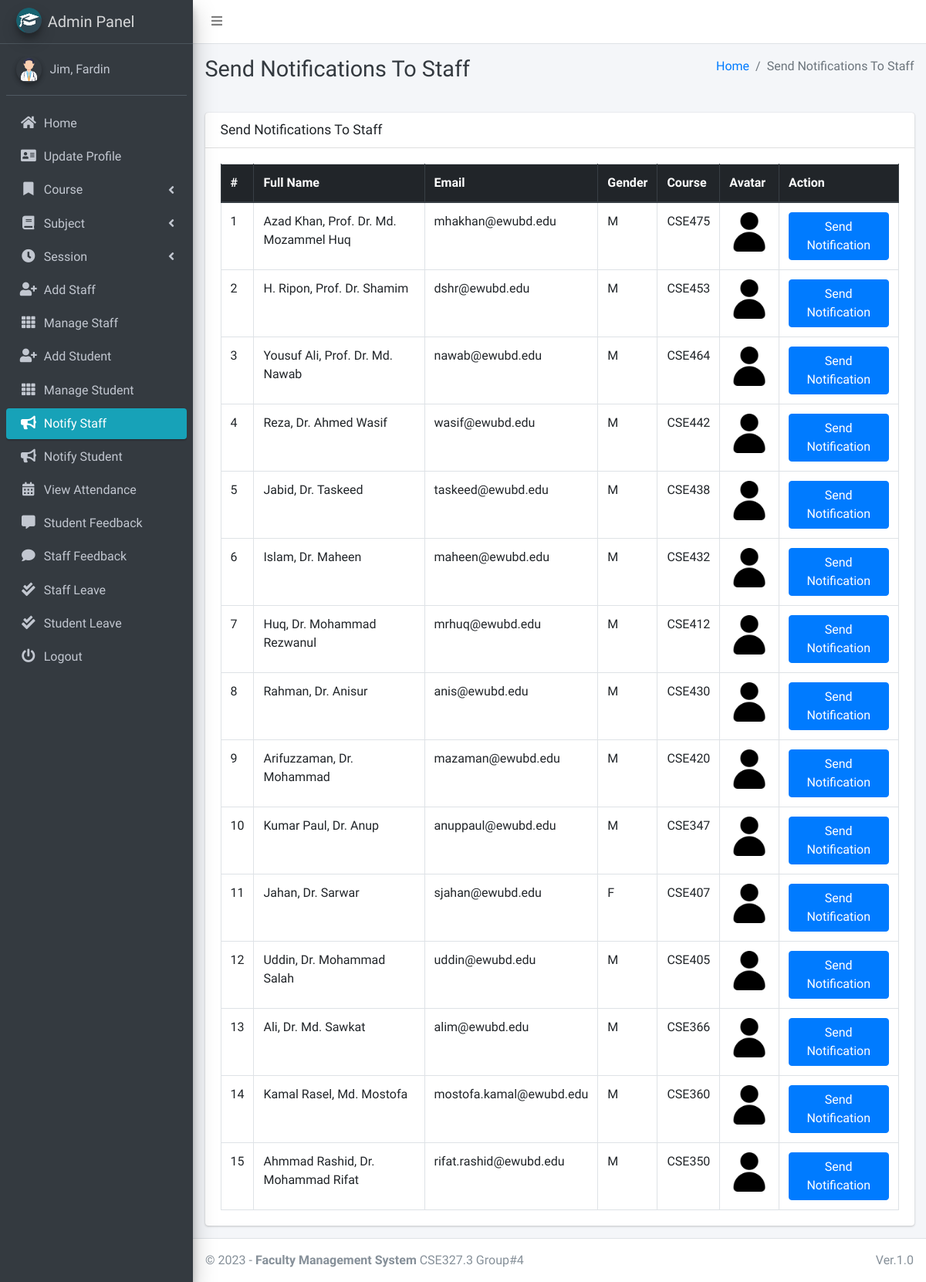
The page /admin_notify_staff (signed in) on the database its author committed.
### main_app/models.py (models this page shows, shortened)
class CustomUser(AbstractUser):
    USER_TYPE = ((1, "HOD"), (2, "Staff"), (3, "Student"))
    GENDER = [("M", "Male"), ("F", "Female")]
    username = None  # Removed username, using email instead
    email = models.EmailField(unique=True)
    user_type = models.CharField(default=1, choices=USER_TYPE, max_length=1)
    gender = models.CharField(max_length=1, choices=GENDER)
    profile_pic = models.ImageField()
    address = models.TextField()
    fcm_token = models.TextField(default="")  # For firebase notifications
    created_at = models.DateTimeField(auto_now_add=True)
    updated_at = models.DateTimeField(auto_now=True)
    USERNAME_FIELD = "email"
    REQUIRED_FIELDS = []
    objects = CustomUserManager()
    def __str__(self):
        return self.last_name + ", " + self.first_name

class Staff(models.Model):
    course = models.ForeignKey(Course, on_delete=models.DO_NOTHING, null=True, blank=False)
    admin = models.OneToOneField(CustomUser, on_delete=models.CASCADE)

class Course(models.Model):
    name = models.CharField(max_length=120)
    created_at = models.DateTimeField(auto_now_add=True)
    updated_at = models.DateTimeField(auto_now=True)

### main_app/hod_views.py (the view)
# urls.py: path("admin_notify_staff", hod_views.admin_notify_staff,
def admin_notify_staff(request):
    staff = CustomUser.objects.filter(user_type=2)
    context = {
        'page_title': "Send Notifications To Staff",
        'allStaff': staff
    }
    return render(request, "hod_template/staff_notification.html", context)

### main_app/templates/hod_template/staff_notification.html (shortened to what this page needs)
{% extends 'main_app/base.html' %}
{% load static %}
{% block page_title %}{{page_title}}{% endblock page_title %}
{% block content %}
<section class="content">
    <div class="container-fluid">
        <div class="row">
            <div class="col-md-12">
                <div class="card">
                    <div class="card-header">
                        <h3 class="card-title">{{page_title}}</h3>
                    </div>
                    <div class="card-body">
                        <table id="example2" class="table table-bordered table-hover">
                            <thead class="thead-dark">
                                <tr>
                                    <th>#</th>
                                    <th>Full Name</th>
                                    <th>Email</th>
                                    <th>Gender</th>
                                    <th>Course</th>
                                    <th>Avatar</th>
                                    <th>Action</th>
                                </tr>
                            </thead>
                            <tbody>
                                {% for staff in allStaff %}
                                <tr>
                                    <td>{{ forloop.counter }}</td>
                                    <td>{{staff.last_name}}, {{staff.first_name}}</td>
                                    <td>{{staff.email}}</td>
                                    <td>{{staff.gender}}</td>
                                    <td>{{staff.staff.course.name}}</td>
                                    <td>
                                        {% if staff.profile_pic == ""  %}
                                        No Image
                                        {% else %}
                                        <img class="img img-fluid mb-2" height="56" width="56"
                                            src="{{staff.profile_pic}}" alt="">
                                        {% endif %}
                                    </td>
                                    <td><button data-toggle = "modal" data-target = "#myModal"class="btn btn-primary show_notification" value="{{staff.id}}">Send Notification</button>
                                    </td>
                                </tr>
                                {% endfor %}
                            </tbody>
                        </table>
                    </div>
                </div>
            </div>
        </div>
    </div>
</section>
{% endblock content %}

### main_app/templates/main_app/sidebar_template.html (shortened to what this page needs)
{% load static %}
<aside class="main-sidebar sidebar-dark-info elevation-4">
    {% if request.user.user_type == '1' %}
    <a href="{% url 'admin_home' %}" class="brand-link">
        <img src="{% static 'dist/img/cmsl.png' %} " alt="AdminLTE Logo"
            class="brand-image img-circle elevation-3" >
        <span class="brand-text font-weight-light">Admin Panel</span>
    </a>
    <div class="sidebar">
        <div class="user-panel mt-3 pb-3 mb-3 d-flex">
            <div class="image">
                <img src="{{ request.user.profile_pic}}" class="img-circle elevation-2" alt="User Image">
            </div>
            <div class="info">
                <a href="#" class="d-block">{{user}}</a>
            </div>
        </div>
        <nav class="mt-2">
            <ul class="nav nav-pills nav-sidebar flex-column" data-widget="treeview" role="menu" data-accordion="false">
                <li class="nav-item">
                    {% url 'admin_home' as admin_home %}
                    <a href="{{admin_home}}" class="nav-link {% if admin_home == request.path %} active {% endif %}">
                        <i class="nav-icon fas fa-home"></i>
                        <p>
                            Home
                        </p>
                    </a>
                </li>
                <li class="nav-item">
                    {% url 'admin_view_profile' as admin_view_profile %}
                    <a href="{{admin_view_profile}}"
                        class="nav-link {% if admin_view_profile == request.path %} active {% endif %}">
                        <i class="nav-icon fas fa-address-card"></i>
                        <p>
                            Update Profile
                        </p>
                    </a>
                </li>
                <li class="nav-item has-treeview">
                    <a href="#" class="nav-link">
                        <i class="nav-icon fas fa-bookmark"></i>
                        <p>
                            Course
                            <i class="fas fa-angle-left right"></i>
                        </p>
                    </a>
                </li>
                <li class="nav-item has-treeview">
                    <a href="#" class="nav-link">
                        <i class="nav-icon fas fa-book"></i>
                        <p>
                            Subject
                            <i class="fas fa-angle-left right"></i>
                        </p>
                    </a>
                </li>
                <li class="nav-item has-treeview">
                    <a href="#" class="nav-link">
                        <i class="nav-icon fas fa-clock"></i>
                        <p>
                            Session
                            <i class="fas fa-angle-left right"></i>
                        </p>
                    </a>
                </li>
                <li class="nav-item">
                    {% url 'add_staff' as add_staff %}
                    <a href="{{add_staff}}" class="nav-link {% if add_staff == request.path %} active {% endif %}">
                        <i class="nav-icon fas fa-user-plus"></i>
                        <p>
                            Add Staff
                        </p>
                    </a>
                </li>
                <li class="nav-item">
                    {% url 'manage_staff' as manage_staff %}
                    {% url 'edit_staff' staff_id as edit_staff %}
                    <a href="{{manage_staff}}"
                        class="nav-link {% if manage_staff == request.path or request.path == edit_staff %} active {% endif %}">
                        <i class="nav-icon fas fa-th"></i>
                        <p>
                            Manage Staff
                        </p>
                    </a>
                </li>
                <li class="nav-item">
                    {% url 'add_student' as add_student%}
                    <a href="{{add_student}}" class="nav-link  {% if add_student == request.path %} active {% endif %}">
                        <i class="nav-icon fas fa-user-plus"></i>
                        <p>
                            Add Student
                        </p>
                    </a>
                </li>
                <li class="nav-item">
                    {% url 'manage_student' as manage_student %}
                    {% url 'edit_student' student_id as edit_student %}
                    <a href="{{manage_student}}"
                        class="nav-link  {% if edit_student == request.path or manage_student == request.path %} active {% endif %}">
                        <i class="nav-icon fas fa-th"></i>
                        <p>
                            Manage Student
                        </p>
                    </a>
                </li>
                <li class="nav-item">
                    {% url 'admin_notify_staff' as admin_notify_staff %}
                    <a href="{{admin_notify_staff}}"
                        class="nav-link {% if admin_notify_staff == request.path %} active {% endif %}">
                        <i class="nav-icon fas fa-bullhorn"></i>
                        <p>
                            Notify Staff
                        </p>
                    </a>
                </li>
                <li class="nav-item">
                    {% url 'admin_notify_student' as admin_notify_student %}
                    <a href="{{admin_notify_student}}"
                        class="nav-link {% if admin_notify_student == request.path %} active {% endif %}">
                        <i class="nav-icon fas fa-bullhorn"></i>
                        <p>
                            Notify Student
                        </p>
                    </a>
                </li>
                <li class="nav-item">
                    {% url 'admin_view_attendance' as admin_view_attendance %}
                <li class="nav-item">
                    <a href="{{admin_view_attendance}}"
                        class="nav-link  {% if admin_view_attendance == request.path %} active {% endif %}">
                        <i class="nav-icon fas fa-calendar-alt"></i>
                        <p>
                            View Attendance
                        </p>
                    </a>
                </li>
                <li class="nav-item">
                    {% url 'student_feedback_message' as student_feedback_message %}
                    <a href="{{ student_feedback_message }}"
                        class="nav-link  {% if student_feedback_message == request.path %} active {% endif %}">
                        <i class="nav-icon fas fa-comment-alt"></i>
                        <p>
                            Student Feedback
                        </p>
                    </a>
                </li>
                <li class="nav-item">
                    {% url 'staff_feedback_message' as staff_feedback_message %}
                    <a href="{{staff_feedback_message}}"
                        class="nav-link   {% if staff_feedback_message == request.path %} active {% endif %}">
                        <i class="nav-icon fas fa-comment"></i>
                        <p>
                            Staff Feedback
                        </p>
                    </a>
                </li>
                <li class="nav-item">
                    {% url 'view_staff_leave' as view_staff_leave %}
                    <a href="{{view_staff_leave}}"
                        class="nav-link  {% if view_staff_leave == request.path %} active {% endif %}">
                        <i class="nav-icon fas fa-check-double"></i>
                        <p>
                            Staff Leave
                        </p>
                    </a>
                </li>
                <li class="nav-item">
                    {% url 'view_student_leave' as view_student_leave %}
                    <a href="{% url 'view_student_leave' %}"
                        class="nav-link  {% if view_student_leave == request.path %} active {% endif %}">
                        <i class="nav-icon fas fa-check-double"></i>
                        <p>
                            Student Leave
                        </p>
                    </a>
                </li>
                                        {% endif %}
                                        <li class="nav-item">
                                            <a href="{% url 'user_logout' %}"
                                                onclick="return confirm('Your session would be terminated.\n\nProceed?')"
                                                class="nav-link">
                                                <i class="nav-icon fas fa-power-off"></i>
                                                <p>
                                                    Logout
                                                </p>
                                            </a>
                                        </li>
                                    </ul>
                                </nav>
                            </div>
</aside>

### rows shown on the page
CustomUser: user.profile_pic (picture), last_name+first_name "Jim, Fardin"
CustomUser: last_name "Azad Khan", first_name "Prof. Dr. Md. Mozammel Huq", email "mhakhan@ewubd.edu", gender "M", staff.course.name "CSE475", profile_pic (picture)
CustomUser: last_name "H. Ripon", first_name "Prof. Dr. Shamim", email "dshr@ewubd.edu", gender "M", staff.course.name "CSE453", profile_pic (picture)
CustomUser: last_name "Yousuf Ali", first_name "Prof. Dr. Md. Nawab", email "nawab@ewubd.edu", gender "M", staff.course.name "CSE464", profile_pic (picture)
CustomUser: last_name "Reza", first_name "Dr. Ahmed Wasif", email "wasif@ewubd.edu", gender "M", staff.course.name "CSE442", profile_pic (picture)
CustomUser: last_name "Jabid", first_name "Dr. Taskeed", email "taskeed@ewubd.edu", gender "M", staff.course.name "CSE438", profile_pic (picture)
CustomUser: last_name "Islam", first_name "Dr. Maheen", email "maheen@ewubd.edu", gender "M", staff.course.name "CSE432", profile_pic (picture)
CustomUser: last_name "Huq", first_name "Dr. Mohammad Rezwanul", email "mrhuq@ewubd.edu", gender "M", staff.course.name "CSE412", profile_pic (picture)
CustomUser: last_name "Rahman", first_name "Dr. Anisur", email "anis@ewubd.edu", gender "M", staff.course.name "CSE430", profile_pic (picture)
CustomUser: last_name "Arifuzzaman", first_name "Dr. Mohammad", email "mazaman@ewubd.edu", gender "M", staff.course.name "CSE420", profile_pic (picture)
CustomUser: last_name "Kumar Paul", first_name "Dr. Anup", email "anuppaul@ewubd.edu", gender "M", staff.course.name "CSE347", profile_pic (picture)
CustomUser: last_name "Jahan", first_name "Dr. Sarwar", email "sjahan@ewubd.edu", gender "F", staff.course.name "CSE407", profile_pic (picture)
CustomUser: last_name "Uddin", first_name "Dr. Mohammad Salah", email "uddin@ewubd.edu", gender "M", staff.course.name "CSE405", profile_pic (picture)
CustomUser: last_name "Ali", first_name "Dr. Md. Sawkat", email "alim@ewubd.edu", gender "M", staff.course.name "CSE366", profile_pic (picture)
CustomUser: last_name "Kamal Rasel", first_name "Md. Mostofa", email "mostofa.kamal@ewubd.edu", gender "M", staff.course.name "CSE360", profile_pic (picture)
CustomUser: last_name "Ahmmad Rashid", first_name "Dr. Mohammad Rifat", email "rifat.rashid@ewubd.edu", gender "M", staff.course.name "CSE350", profile_pic (picture)

### other values the page prints
{{ page_title }} "Send Notifications To Staff"
